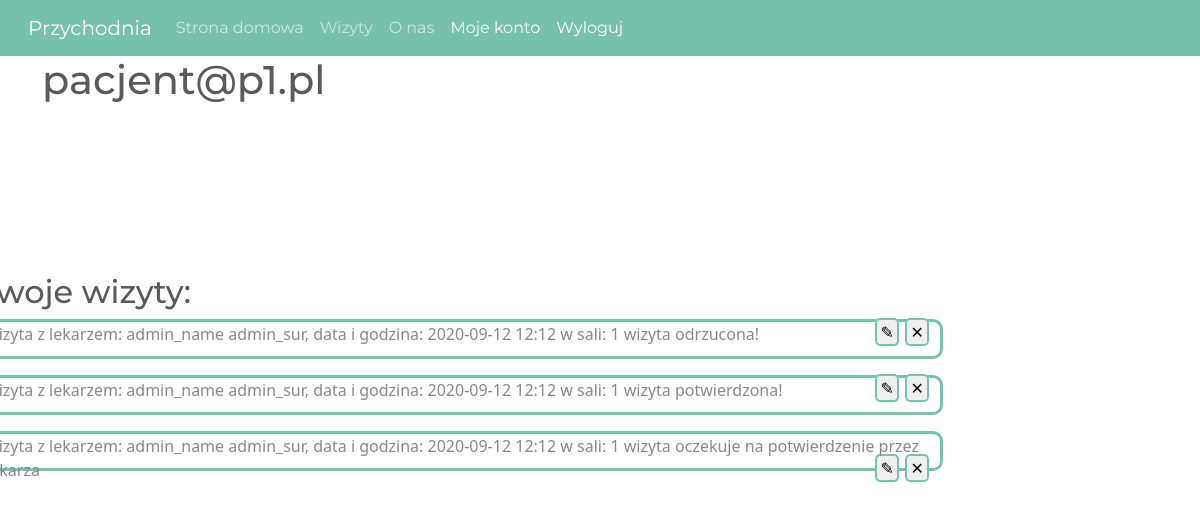
Page /account (signed in) on the committed database.
### app.py (models this page shows, shortened)
class User(UserMixin,db.Model):
    id=db.Column(db.Integer, primary_key=True)
    name=db.Column(db.String(25))
    surname=db.Column(db.String(50))
    birthdate=db.Column(db.Date())
    address=db.Column(db.String(100))
    pesel=db.Column(db.Integer)
    email=db.Column(db.String(100))
    phone_number=db.Column(db.String(25))
    password=db.Column(db.String(150))
    class_type=db.Column(db.Integer)                #domyslnie 3 a potem admin zmienia : 0-pacjent 1-lekarz 2-admin
    jwt_token=db.Column(db.String(200))
    account_confirmed=db.Column(db.Boolean)

class Visits(db.Model):
    id = db.Column(db.Integer, primary_key=True)
    doctor_id = db.Column(db.Integer, db.ForeignKey(User.id))#        zrob dodatkowe sprawdzenie czy lekarz!
    patient_id = db.Column(db.Integer, db.ForeignKey(User.id))#        zrob dodatkowe sprawdzenie czy pacjent!
    date_and_time=db.Column(db.String(150))
    room=db.Column(db.Integer)
    note = db.Column(db.String(150))
    visit_confirmed=db.Column(db.Integer)

### app.py (the view)
@app.route('/account')
@login_required
def account():
    baza=[]
    user = User.query.filter(User.id == current_user.id).first()
    if (user.account_confirmed == 1):
        visits=Visits.query.filter(Visits.patient_id==current_user.id)
        for i in visits:
            user=User.query.filter(User.id==i.doctor_id)
            for j in user:
                if (i.visit_confirmed == 1):
                    confirmation = "potwierdzona!"
                elif (i.visit_confirmed == 0):
                    confirmation = "odrzucona!"
                else:
                    confirmation = "oczekuje na potwierdzenie przez lekarza"
                baza.append((i.id,j.name,j.surname,i.date_and_time,i.room,confirmation))
        return render_template('account.html',baza=baza)
    else:
        return "poczekaj na weryfikacje konta!"

### app.py (called while the page is built)
@login_manager.user_loader
def load_user(user_id):
    return User.query.get(int(user_id))

### templates/account.html (shortened to what this page needs)
{% extends "layout.html" %}
{% block content %}
    <h1>{{ current_user.email }}</h1>
<div class="ramka4">
    <h2>twoje wizyty:</h2>
        {% for record in baza %}
      <div class="ramka4form">
      <p>wizyta z lekarzem: {{record[1]}} {{record[2]}}, data i godzina: {{record[3]}} w sali: {{record[4]}} wizyta {{record[5]}} </p>
            <div class=accept_or_deny>
                <form action="/admin_verify_accept" method="post">
                    <input class="accept" type="submit" value="&#9998;">
                </form>
                <form action="/admin_verify_deny" method="post">
                    <input class="deny" type="submit" value="&#x2715;">
                </form>
            </div>
          </div>
    {% endfor %}
</div>
{% endblock content %}

### templates/layout.html (shortened to what this page needs)
<!DOCTYPE html>
<html>
<head>
    <link rel="stylesheet" href="https://cdn.jsdelivr.net/npm/bootswatch@4.5.2/dist/minty/bootstrap.min.css">
    <link rel="stylesheet" type="text/css" href="{{ url_for('static', filename='bootstrap.css') }}">
</head>
<body>
    <header class="site-header">
      <nav class="navbar navbar-expand-lg navbar-dark bg-primary">
        <div class="container-fluid">
          <a class="navbar-brand" href="{{ url_for('main') }}">Przychodnia</a>
          <div class="collapse navbar-collapse" id="navbarColor01">
            <ul class="navbar-nav me-auto">
              <li class="nav-item">
                <a class="nav-link" href="{{ url_for('main') }}">Strona domowa
                </a>
              </li>
              <li class="nav-item">
                <a class="nav-link" href="/visits">Wizyty</a>
              </li>
              <li class="nav-item">
                <a class="nav-link" href="/about">O nas</a>
              </li>
              <div class="navbar-nav">
                {% if current_user.is_authenticated %}
                  <li class="nav-item">
                    <a class="nav-link active" href="{{ url_for('account') }}">Moje konto</a>
                  </li>
                  <li>
                    <a class="nav-link active" href="{{ url_for('logout') }}">Wyloguj</a>
                  </li>
                  {% endif %}
              </div>
            </ul>
          </div>
        </div>
      </nav>
    </header>
    <main role="main" class="container">
      <div class="row">
        <div class="col-md-8">
          {% block content %}{% endblock %}
        </div>
      </div>
    </main>
</body>
</html>

### templates/account.html (style rules this page uses)
* { margin:0; border: 0; padding: 0; }
.ramka4 { position: relative; top: 30%; left: -8%; height: 60vh; width: 82vw; overflow: auto; }
.ramka4form { width: 80vw; height: 5vh; border-radius: 10px; margin-bottom: 2vh; border: solid 3px #78c2ad; margin-bottom: 2vh; }
.accept_or_deny { width: 5vw; margin-right: 5px; float: right; margin-top: -5.5vh; }
.accept,.deny { border-radius: 5px; float: left; margin-right: 0.5vw; width: 2vw; border: solid 2px #78c2ad; }
.deny { margin: 0; }

### rows in the picture
User: email "pacjent@p1.pl"
User: name "admin_name" "admin_name" "admin_name", surname "admin_sur" "admin_sur" "admin_sur"
Visits: date_and_time "2020-09-12 12:12"
Visits: date_and_time "2020-09-12 12:12"
Visits: date_and_time "2020-09-12 12:12"

### other values in the picture
{{ record[4] }} "1" "1" "1"
{{ record[5] }} "odrzucona!" "potwierdzona!" "oczekuje na potwierdzenie przez…"
